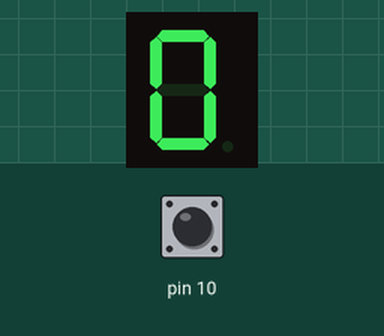
Recording of a sketch running on a simulated Arduino Mega 2560, built with avr-gcc and run on an emulated ATmega2560. Parts: 1-digit seven-segment display. Wiring (from diagram.json): 1-digit 7-segment display, segments lit when LOW: segments pin 26, pin 25, pin 22, pin 23, pin 24, pin 27, pin 28. Inputs (shaded band) come from the test bench; at power-on: pin 10 LOW. The segment pins are drawn as the display they are named for.

Above: at 0.8 s.
0.9 s: pin 10 driven HIGH
At 2.6 s:
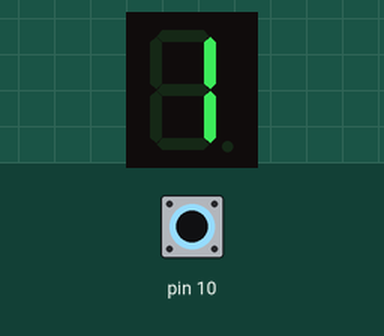
At 3.4 s:
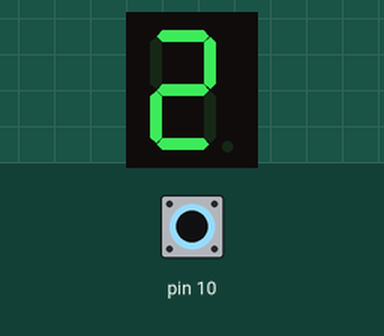
Timing chart, 0 to 4.9 s (numbered marks = the images above; inputs shaded):
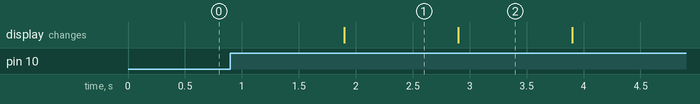

The sketch:

sketch.ino
```cpp
#include<avr/io.h>
#include<util/delay.h>
//código adaptado de um feito pela minha dupla em arduino achando que teria que fazer essa tarefa em sala
// Definição dos pinos do display de 7 segmentos
uint8_t buttonState = 0;
// Padrões de segmento para os dígitos de 0 a 7
//(reescrevi porque esculhambei onde cada pino ia no display, escrevi os padrões na forma que vinham primeiro)
const uint8_t numbers[8] = {
  0b01000000,  // 0
  0b01110110,  // 1
  0b00100001,  // 2
  (~0b01011011),  // 3
  0b00010110,  // 4
  0b00001100,  // 5
  0b00001000,  // 6
  (~0b00011001)  // 7
};

// Variável para armazenar o número atual
uint8_t count = 0;

void setup_c() {
  DDRA = 0b01111111;
  PORTA = numbers[count];
}

void loop_c() {
  // Exibe o número atual no display de 7 segmentos
  buttonState = PINB & (0b00010000);

  //essa lógica está acontecendo para qualquer momento c o botão pressionado (detectando nível)
  if (buttonState) {
    for (;count<=7 ;count++){
      Serial.print(count);
      PORTA = numbers[count];
      _delay_ms(1000);
    }
    count = 0;
  }
}

int main(){
  setup_c();
  while(1){
    loop_c();
  }
}
```

Measured:
- after the input at 0.9 s, the display: changes after 1.0 s (image 1)
- what the display in image 1 shows lasts 1.0 s, from 1.9 s to 2.9 s
